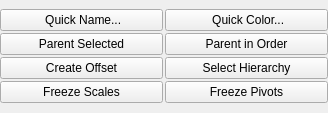
<?xml version="1.0" encoding="UTF-8"?>
<ui version="4.0">
 <class>GeneralDesignPanel</class>
 <widget class="QWidget" name="GeneralDesignPanel">
  <property name="geometry">
   <rect>
    <x>0</x>
    <y>0</y>
    <width>328</width>
    <height>113</height>
   </rect>
  </property>
  <property name="windowTitle">
   <string>Form</string>
  </property>
  <layout class="QVBoxLayout" name="verticalLayout">
   <property name="spacing">
    <number>2</number>
   </property>
   <property name="leftMargin">
    <number>0</number>
   </property>
   <property name="topMargin">
    <number>0</number>
   </property>
   <property name="rightMargin">
    <number>0</number>
   </property>
   <property name="bottomMargin">
    <number>0</number>
   </property>
   <item>
    <layout class="QGridLayout" name="gridLayout">
     <item row="1" column="0">
      <widget class="QPushButton" name="parent_selected_btn">
       <property name="statusTip">
        <string>Parent the selected nodes, select one leader then followers.</string>
       </property>
       <property name="text">
        <string>Parent Selected</string>
       </property>
      </widget>
     </item>
     <item row="3" column="0">
      <widget class="QPushButton" name="freeze_scales_btn">
       <property name="statusTip">
        <string>Freeze the scales of the selected node and its children without affecting their pivots.</string>
       </property>
       <property name="text">
        <string>Freeze Scales</string>
       </property>
      </widget>
     </item>
     <item row="0" column="0">
      <widget class="QPushButton" name="name_editor_btn">
       <property name="text">
        <string> Quick Name...</string>
       </property>
       <property name="icon">
        <iconset resource="icons/icons.qrc">
         <normaloff>:/icon/spell_check.svg</normaloff>:/icon/spell_check.svg</iconset>
       </property>
      </widget>
     </item>
     <item row="2" column="0">
      <widget class="QPushButton" name="create_offset_btn">
       <property name="statusTip">
        <string>Group the selected transform, creating the group exactly where the transform is.</string>
       </property>
       <property name="text">
        <string>Create Offset</string>
       </property>
      </widget>
     </item>
     <item row="0" column="1">
      <widget class="QPushButton" name="color_editor_btn">
       <property name="text">
        <string> Quick Color...</string>
       </property>
       <property name="icon">
        <iconset resource="icons/icons.qrc">
         <normaloff>:/icon/palette.svg</normaloff>:/icon/palette.svg</iconset>
       </property>
      </widget>
     </item>
     <item row="1" column="1">
      <widget class="QPushButton" name="parent_in_order_btn">
       <property name="statusTip">
        <string>Parent the selection in order, select leaders to followers.</string>
       </property>
       <property name="text">
        <string>Parent in Order</string>
       </property>
      </widget>
     </item>
     <item row="2" column="1">
      <widget class="QPushButton" name="select_hierarchy_btn">
       <property name="statusTip">
        <string>Select all descendants of the selected node.</string>
       </property>
       <property name="text">
        <string>Select Hierarchy</string>
       </property>
      </widget>
     </item>
     <item row="3" column="1">
      <widget class="QPushButton" name="freeze_pivots_btn">
       <property name="statusTip">
        <string>Freeze the local pivots of the selected node and its children by baking the values into translate.</string>
       </property>
       <property name="text">
        <string>Freeze Pivots</string>
       </property>
      </widget>
     </item>
    </layout>
   </item>
  </layout>
 </widget>
 <resources>
  <include location="icons.qrc"/>
 </resources>
 <connections/>
</ui>
